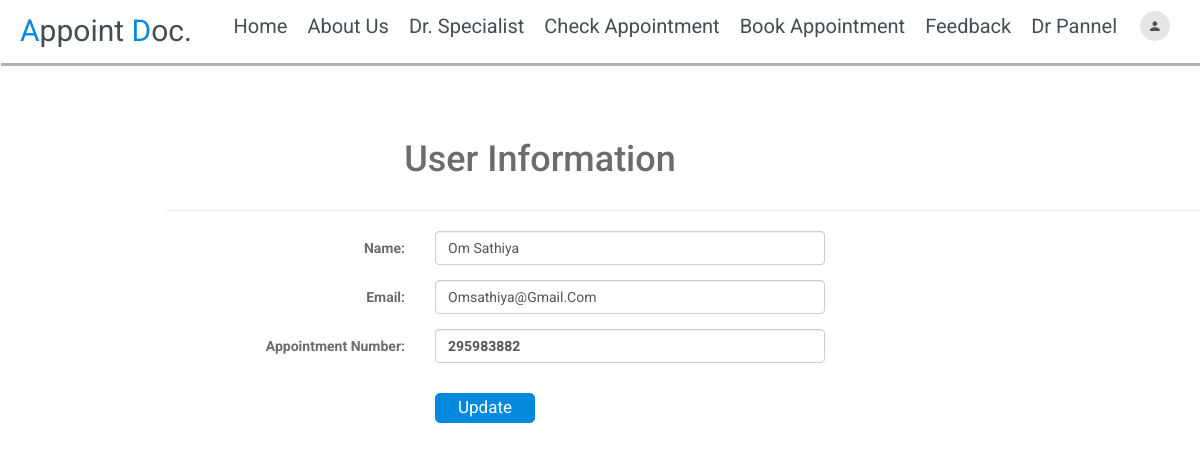
Screenshot of /user.php (signed in) with the database file from the repository.
### tables this page shows
CREATE TABLE `user_form` (
  `id` int(10) NOT NULL,
  `name` varchar(30) NOT NULL,
  `email` varchar(50) NOT NULL,
  `password` varchar(100) NOT NULL,
  `user_type` varchar(10) NOT NULL DEFAULT 'user'
);

CREATE TABLE `tblappointment` (
  `ID` int(10) NOT NULL,
  `AppointmentNumber` int(10) DEFAULT NULL,
  `Name` varchar(30) DEFAULT NULL,
  `MobileNumber` bigint(10) DEFAULT NULL,
  `Email` varchar(50) DEFAULT NULL,
  `AppointmentDate` date DEFAULT NULL,
  `AppointmentTime` time DEFAULT NULL,
  `Specialization` varchar(250) DEFAULT NULL,
  `Doctor` int(10) DEFAULT NULL,
  `Message` mediumtext DEFAULT NULL,
  `ApplyDate` timestamp NULL DEFAULT current_timestamp(),
  `Remark` varchar(250) DEFAULT NULL,
  `Status` varchar(15) DEFAULT NULL,
  `UpdatonDate` timestamp NULL DEFAULT NULL ON UPDATE current_timestamp()
);

### user.php (the view, shortened to what this page needs)
<?php
include('header.php');
    if (strlen($_SESSION['uid']==0)) {
  header('location:logout.php');
  } else{
  ?>
<!DOCTYPE html>
<html lang="en">
<head>
 <link rel="stylesheet" href="/./img/AppointDoc/css/user.css">
</head>
<body style="background-color: white;" >
            <form  class="form-horizontal" method="post" style="margin-left: 15%;">
<main align="">
  <div class="wrap">
  <section class="app-content">
    <div class="row" style="margin-top: 120px; ">
            <?php
	if(isset($_SESSION['uid']))
	{
$did=$_SESSION['uid'];
$query="select * from user_form where id=$did";
$result=mysqli_query($conn,$query);
			while($row = mysqli_fetch_array($result))
				{
               ?>
			   <h1 align="center" style="padding-bottom: 10px; margin-right: 300px "> User Information</h1>
			   <hr></hr>
              <div class="form-group" >
                <label for="exampleTextInput1" class="col-sm-3 control-label" > Name:</label>
                <div class="col-sm-9">
                  <input id="name" type="text" class="form-control" placeholder="" name="name" required="true" value="<?php  echo $row[1];?>" style="width: 50%;">
                </div>
              </div>
              <div class="form-group">
                <label for="email2" class="col-sm-3 control-label"  >Email:</label>
                <div class="col-sm-9">
                  <input type="email" class="form-control" id="email" name="email" value="<?php  echo $row[2];?>" required='true' style="width: 50%;">
                </div>
              </div>
			  <?php
		  }
	}
	?>
	<?php
	if(isset($_SESSION['em']))
	{
$appid=$_SESSION['em'];
$query="select * from tblappointment where Email='$appid' ";
$result=mysqli_query($conn,$query);
			while($row = mysqli_fetch_array($result))
				{
	?>
			   <div class="form-group">
                <label for="email2" class="col-sm-3 control-label"  >Appointment Number:</label>
                <div class="col-sm-9">
                  <label class="form-control" type="text" style="width: 50%;" ><?php echo $row[1];?></label>
                </div>
              </div>
				<?php }
	}
	?>
		  <div class="row" >
                <div class="col-sm-9 col-sm-offset-3">
                  <input type="submit" class="button" name="update" value="Update" style="width: 100px; height: 30px;">
                </div>
              </div>
    </div>
  </section>
</div>
</main>
 </form>
</body>
</html>
  <?php } ?>

### header.php (shortened to what this page needs)
 <!DOCTYPE html>
 <?php session_start();
		include('C:\xampp\htdocs\img\AppointDoc\conn.php');
 ?>
<html lang="en">
<head>
    <link rel="stylesheet" href="https://cdnjs.cloudflare.com/ajax/libs/font-awesome/6.5.2/css/all.min.css">
    <link rel="stylesheet" href="/./img/AppointDoc/css/style.css">
	 <link rel="stylesheet" href="/./img/AppointDoc/css/navbar.css">
	 <link rel="stylesheet" href="/./img/AppointDoc/css/profilelogo2.css">
	</head>
<body>
    <header style="box-shadow: .1rem .3rem rgba(0, 0, 0, .3);">
        <a href="#" class="logo"><span>A</span>ppoint <span>D</span>oc.</a>
        <nav class="navbar">
            <ul>
                <li><a href="/./img/AppointDoc/index.php">home</a></li>
                <li><a href="/./img/AppointDoc/about.php">about Us</a></li>
				<li>
					<div class="dropdown">
					  <button onclick="myFunction()" class="dropbtn">Dr. Specialist</button>
					</div>
				</li>
				<li><a href="/./img/AppointDoc/appointment/check-appointment.php">Check Appointment</a></li>
				<li><a href="/./img/AppointDoc/appointment/bookappointment.php">Book Appointment</a></li>
                <li><a href="/./img/AppointDoc/feedback.php">Feedback</a></li>
				<li><a href="/./img/AppointDoc/appointment/dr_pannel/login.php">Dr pannel</a></li>
				<li>
				<?php
				if(!isset($_SESSION['user_name'])){
				?>
					<nav style="">
					<img src="/./img/AppointDoc/drimages/profile.png"  class="user-pic" onclick="toggleMenu()">
					<div class="sub-menu-wrap" id="subMenu">
						<div class="sub-menu">
							<div class="user-info">
								<h2>Login or Signup </h2>
															</div>
							<hr/>
							<a href="/./img/AppointDoc/login/login_form.php" class="sub-menu-link">
								<img src="/./img/AppointDoc/drimages/profile.png" >
								<p style="font-size: 16px;">Pofile</p>
								<span>></span>
							</a>
							<a href="/./img/AppointDoc/login/login_form.php" class="sub-menu-link">
								<img src="/./img/AppointDoc/drimages/setting.png" >
								<p style="font-size: 16px;">Settings</p>
								<span>></span>
							</a>
							<a href="/./img/AppointDoc/login/login_form.php" class="sub-menu-link">
								<img src="/./img/AppointDoc/drimages/login1.png" >
								<p style="font-size: 16px;" >Login</p>
								<span>></span>
							</a>
						</div>
					</div>
					</nav>
				<?php
				}
				else
				{
						if(isset($_SESSION['uid']))
	{
$did=$_SESSION['uid'];
$query="select * from user_form where id=$did";
$result=mysqli_query($conn,$query);
			while($row = mysqli_fetch_array($result))
				{
				?>
					<nav style="">
					<img src="/./img/AppointDoc/drimages/profile.png"  class="user-pic" onclick="toggleMenu()">
								<h2 style="font-size: 15px;"><?php echo $row[1];
				}
	}
								?></h2>
					</nav>
					<?php
									}?>
					</li>
				</ul>
			</nav>
    </header>
</body>
</html>

### css/style.css (style rules this page uses)
:root { --blue:#0188df; --black:#444d53; --wight:#fff; }
* { font-family: "Roboto", sans-serif; margin: 0; padding: 0; text-decoration: none; text-transform: capitalize; outline: none; box-sizing: border-box; transition: all linear .2s; }
html { font-size: 62.5%; overflow-x: hidden; }
.button { height: 3.5rem; width: 15rem; background: var(--blue); color: var(--wight); font-size: 1.7rem; text-transform: capitalize; border-radius: .5rem; cursor: pointer; margin: 1rem 0; border: .1rem solid var(--blue); }
header { width: 96%; background: var(--wight); position:fixed; top: 2rem; left: 50%; transform: translate(-50%); display: flex; align-items: center; justify-content: space-between; padding: 1rem 2rem; z-index: 1000; }
header a { color: var(--black); }
header .logo { font-size: 3rem; }
header .logo span { color: var(--blue); }
header .navbar ul { display: flex; align-items: center; justify-content: space-between; list-style: none; }
header .navbar ul li { margin: 0 1rem; }
header .navbar ul li a { font-size: 2rem; color: var(--black); }

### css/navbar.css (style rules this page uses)
.dropbtn { background-color: transparent; color: var(--black); padding: 0px; font-size: 2rem; border: none; cursor: pointer; }
.dropdown { position: relative; display: inline-block; }

### css/profilelogo2.css (style rules this page uses)
.user-pic { width: 30px; border-radius: 50%; cursor: pointer; margin-left: 3px; background: #e5e5e5; padding: 8px; }

### header.php (style rules this page uses)
header { width: 100%; top: 0rem; }

### rows the page displays
user_form: name "om sathiya", email "omsathiya@gmail.com"
tblappointment: AppointmentNumber "295983882"
